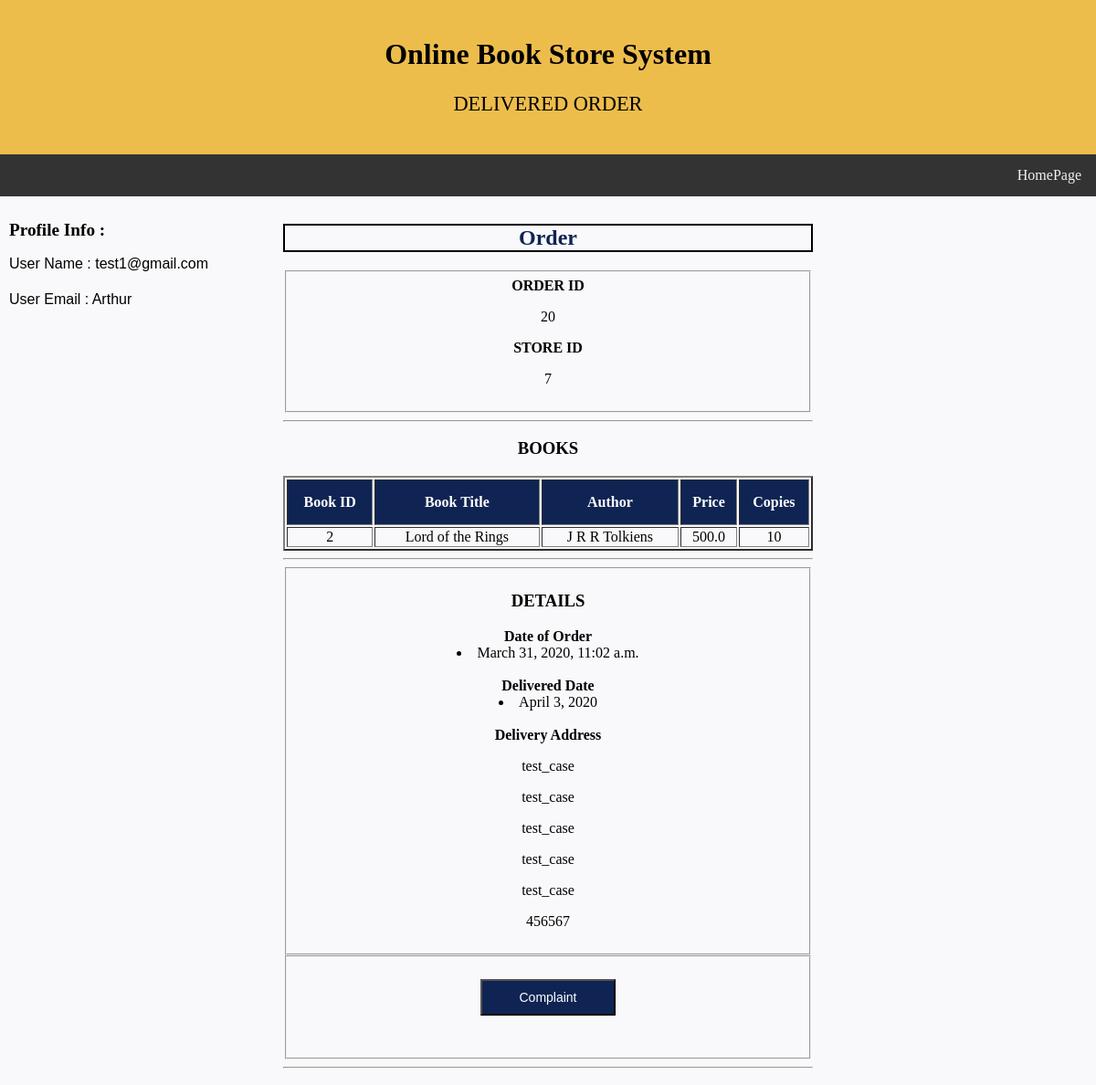
The app's page /users/userOrderDetails/20/ (signed in) with its own data.
### newApp/models.py (models this page shows)
class Customer(models.Model):
    user_id         = models.CharField(max_length = 50, primary_key = True)
    email           = models.EmailField()
    password        = models.CharField(max_length = 50)
    first_name      = models.CharField(max_length = 50)
    middle_name     = models.CharField(max_length = 50, null = True)
    last_name       = models.CharField(max_length = 50)
    phone_no        = models.CharField(max_length = 50)
    no_of_addr      = models.IntegerField(default = 1)
    class Meta:
        db_table = "Customer"

class Order(models.Model):
    STATUS_CHOICES  = [('Delivered', 'Delivered'), ('Processing', 'Processing'), ('Cancelled', 'Cancelled')]
    order_id        = models.AutoField(primary_key = True)
    user_id         = models.ForeignKey(Customer, on_delete = models.CASCADE)
    store_id        = models.ForeignKey(Book_store, to_field = 'store_id', db_column = 'store_id', on_delete = models.CASCADE)
    status                  = models.CharField(max_length = 20, choices = STATUS_CHOICES)
    date_of_order           = models.DateTimeField(auto_now_add = True)
    expected_delivery_date  = models.DateField(null = True, blank = True)
    delivered_date          = models.DateField(null = True, blank = True)
    cancelled_date          = models.DateField(null = True, blank = True)
    cancelled_by            = models.CharField(max_length = 20, null = True, blank = True)
    cancellation_remarks    = models.CharField(max_length = 100, null = True, blank = True)
    total_price             = models.FloatField(default = 0.0)
    address_no              = models.IntegerField(default = 0)
    class Meta:
        db_table = "Order"

class Book_store(models.Model):
    store_id        = models.AutoField(primary_key = True)
    store_name      = models.CharField(max_length = 100)
    email           = models.EmailField(unique = True)
    password        = models.CharField(max_length = 50)
    website         = models.CharField(max_length = 50)
    phone_no        = models.CharField(max_length = 10)
    rating          = models.IntegerField(default = 0, null = True)
    address_line1   = models.CharField(max_length = 100)
    address_line2   = models.CharField(max_length = 100)
    city            = models.CharField(max_length = 50)
    district        = models.CharField(max_length = 50)
    state           = models.CharField(max_length = 50)
    zip_code        = models.CharField(max_length = 6)
    class Meta:
        db_table = "Book_store"

class Book(models.Model):
    book_id         = models.AutoField(primary_key = True)
    title           = models.CharField(max_length = 100)
    author          = models.CharField(max_length = 50)
    publisher       = models.CharField(max_length = 100)
    genre           = models.CharField(max_length = 50)
    year_of_publish = models.IntegerField()
    copies_sold     = models.IntegerField()
    rating          = models.FloatField(default = 0, null = True)
    class Meta:
        db_table = "Book"

class Book_available(models.Model):
    book_id             = models.ForeignKey(Book, on_delete= models.CASCADE)
    store_email         = models.ForeignKey(Book_store,to_field = 'email', db_column = 'store_email', on_delete = models.CASCADE)
    no_of_copies        = models.IntegerField(default = 0)
    book_available_id   = models.AutoField(primary_key = True)
    price               = models.FloatField(default = 0.0)
    class Meta:
        db_table = "Book_available"

class Customer_address(models.Model):
    user_id         = models.ForeignKey(Customer, on_delete= models.CASCADE)
    address_id      = models.AutoField(primary_key = True)
    address_no      = models.IntegerField()
    is_current      = models.BooleanField(default = False)
    address_line1   = models.CharField(max_length = 100)
    address_line2   = models.CharField(max_length = 100)
    city            = models.CharField(max_length = 50)
    district        = models.CharField(max_length = 50)
    state           = models.CharField(max_length = 50)
    zip_code        = models.CharField(max_length = 6)
    class Meta:
        db_table = "Customer_address"

### newApp/views.py (the view, shortened to what this page needs)
# urls.py: path('users/userOrderDetails/<int:order_id>/', views.userOrderDetails,   name = 'userOrderDetails'),
def userOrderDetails(request, order_id):
    if userSessionCheck(request) == True:
        userid = request.session['user_id']
        cursor = connection.cursor()                                                                #1. Fetching the User
        query = '''SELECT user_id, first_name, email
                   FROM Customer
                   WHERE user_id=%s'''
        cursor.execute(query, [userid])
        q_result_store = cursor.fetchone()
        user = {}
        username      = q_result_store[2]
        useremail     = q_result_store[1]
        q_result_order = Order.objects.get(order_id = order_id)                                     #2. Fetching the given order by order_id
        cursor = connection.cursor()                                                                #3. Fetching all the books in the order with id order_id
        q_result_bk_ids = Book_ordered.objects.filter(order_id = order_id)
        address = Customer_address.objects.get(user_id = q_result_order.user_id, address_no = q_result_order.address_no)    #4. Fetching the address where to be sent
        q_result_final = []                                                                                         #List of book and their details
        q_result = []                                                                                               #List of books
        for bk_id in q_result_bk_ids:                                                                               #5. Creating a list of books to be sent for html rendering
            instance = {}
            query_fetch_book = '''SELECT *
                                  FROM Book
                                  WHERE book_id=%s'''                                                               #Book id with its details
            cursor.execute(query_fetch_book, [bk_id.book_id.pk])
            books_fetch = cursor.fetchone()
            book_avail_price = Book_available.objects.get(book_id = bk_id.book_id.pk, store_email = q_result_order.store_id.email)        #Price entry from the Book_available table
            instance['id']      = books_fetch[0]
            instance['title']   = books_fetch[1]
            instance['author']  = books_fetch[2]
            instance['price']   = book_avail_price.price
            instance['copies']  = bk_id.no_of_copies
            q_result_final.append(instance)
            q_result.append(books_fetch)
        if q_result_order.status == "Delivered":
            return  render(request, 'users/deliveredOrderDetails.html', {'username': username, 'useremail' : useremail, 'q_result_order' : q_result_order, 'books' : q_result, 'copies' : q_result_final , 'address' : address})
        elif q_result_order.status == "Cancelled":
            return  render(request, 'users/cancelledOrderDetails.html', {'username': username, 'useremail' : useremail, 'q_result_order' : q_result_order, 'books' : q_result, 'copies' : q_result_final , 'address' : address})
    else:
        messages.error(request, "Not Logged In")
        return redirect('login')

### newApp/views.py (called while the page is built)
def userSessionCheck(request):
    if request.session.has_key('user_id'):
        userid = request.session['user_id']
        cursor = connection.cursor()
        query = '''SELECT *
                   FROM Customer
                   WHERE user_id=%s'''
        cursor.execute(query, [userid])
        q_result = cursor.fetchall()
        userCount = len(q_result)
        if userCount == 1:
            return True
        else:
            return False
    else:
        return False

### newApp/templates/users/deliveredOrderDetails.html (shortened to what this page needs)
<!DOCTYPE html>
<html lang="en">
<head>
</head>
<body>
<div class="header">
  <h1>Online Book Store System</h1>
  <p style="font-family:times new roman;font-size:140%";>DELIVERED ORDER</p>
</div>
<div class="topnav">
 <a href="/user/profile">HomePage</a>
</div>
<div class="row">
  <div class="column side">
    <h2 style="font-family:times new roman;font-size:120%";>Profile Info :</h2>
     <p style="font-family:arial;font-size:100%;line-height:1.2";>
     User Name   : {{username}}<br><br>
     User Email  : {{useremail}}<br><br>
    </p>
</div>
<div class="column middle">
  <h2 style="color:#0f2453;border:2px solid black";>Order</h2>
  <link href="https://maxcdn.bootstrapcdn.com/font-awesome/4.3.0/css/font-awesome.min.css" rel="stylesheet">
  <div>
      <div>
          <section class="module">
              <div class="module-inner">
                  <div class="content-panel">
                          <fieldset class="fieldset">
                              <div class="form-group">
                                  <label class="col-md-2 col-sm-3 col-xs-12 control-label"><b>ORDER ID</b></label>
                                  <div class="col-md-10 col-sm-9 col-xs-12">
                                    <p> {{q_result_order.order_id}}</p>
                                  </div>
                              </div>
                              <div class="form-group">
                                  <label class="col-md-2 col-sm-3 col-xs-12 control-label"><b>STORE ID</b></label>
                                  <div class="col-md-10 col-sm-9 col-xs-12">
                                    <p> {{q_result_order.store_id.pk}}</p>
                                  </div>
                              </div>
                          </fieldset>
                          <hr>
                          <h3 align="center">BOOKS</h3>
                          <table border="2" align="center">
                            <tr style="background-color: #0f2453">
                            <th style="color: white">Book ID</th>
                            <th style="color: white">Book Title</th>
                            <th style="color: white">Author</th>
                            <th style="color: white">Price</th>
                            <th style="color: white">Copies</th>
                            {% for r in copies %}
                            <tr>
                            <td>{{ r.id }}</td>
                            <td>{{ r.title }}</td>
                            <td>{{ r.author }}</td>
                            <td>{{ r.price }}</td>
                            <td>{{ r.copies }}</td>
                            </tr>
                            {% endfor %}
                          </table>
                          <hr>
                          <fieldset class="fieldset">
                              <h3 class="fieldset-title">DETAILS</h3>
                              <div class="form-group">
                                  <label class="col-md-2  col-sm-3 col-xs-12 control-label"><b>Date of Order</b></label>
                                  <div class="col-md-10 col-sm-9 col-xs-12">
                                      <li>{{q_result_order.date_of_order}}</li>
                                  </div>
                              </div><br>
                              <div class="form-group">
                                  <label class="col-md-2  col-sm-3 col-xs-12 control-label"><b>Delivered Date</b></label>
                                  <div class="col-md-10 col-sm-9 col-xs-12">
                                      <li>{{q_result_order.delivered_date}}</li>
                                  </div>
                              </div><br>
                              <div class="form-group">
                                  <label class="col-md-2  col-sm-3 col-xs-12 control-label"><b>Delivery Address</b></label>
                                  <div class="col-md-10 col-sm-9 col-xs-12">
                                      <p>{{address.address_line1}}</p>
                                      <p>{{address.address_line2}}</p>
                                      <p>{{address.city}}</p>
                                      <p>{{address.district}}</p>
                                      <p>{{address.state}}</p>
                                      <p>{{address.zip_code}}</p>
                                  </div>
                              </div>
                          </fieldset>
                          <fieldset class="fieldset">
                            <form method="GET"  align="center" action="{% url 'userComplaint' q_result_order.order_id %}">{% csrf_token %}
                                <br><button align="center"  class="button"  type="submit">Complaint</button>
                            </form>
                                <br><br>
                          </fieldset>
                          <hr>
                  </div>
              </div>
          </section>
      </div>
  </div>
</div>
<div class="column side">
  </div>
</div>
</body>
</html>

### newApp/templates/users/deliveredOrderDetails.html (style rules this page uses)
* { box-sizing: border-box; }
body { margin: 0; }
.header { background-color: #EDBD4C; padding: 20px; text-align: center; }
.topnav { overflow: hidden; background-color: #333; }
.topnav a { float: right; display: block; color: #f2f2f2; text-align: center; padding: 14px 16px; text-decoration: none; }
.column { float: left; padding: 10px; }
.column.side { width: 25%; }
.column.middle { width: 50%; text-align: center; }
.row:after { content: ""; display: table; clear: both; }
.button { background-color: #0f2453; border: ; color: white; padding: 10px 40px; text-align: center; font-size: 14px; cursor: pointer; }
body { background:#f9f9fb; }
table { width: 100%; }
th { height: 50px; }

### records on screen
Customer: email "test1@gmail.com"
Order: order_id "20", store_id.pk "7", date_of_order "March 31, 2020, 11:02 a.m.", delivered_date "April 3, 2020"
Book: id "2", title "Lord of the Rings", author "J R R Tolkiens", price "500.0", copies "10"
Customer_address: address_line1 "test_case", address_line2 "test_case", city "test_case", district "test_case", state "test_case", zip_code "456567"

### other values on screen
{{ useremail }} "Arthur"
